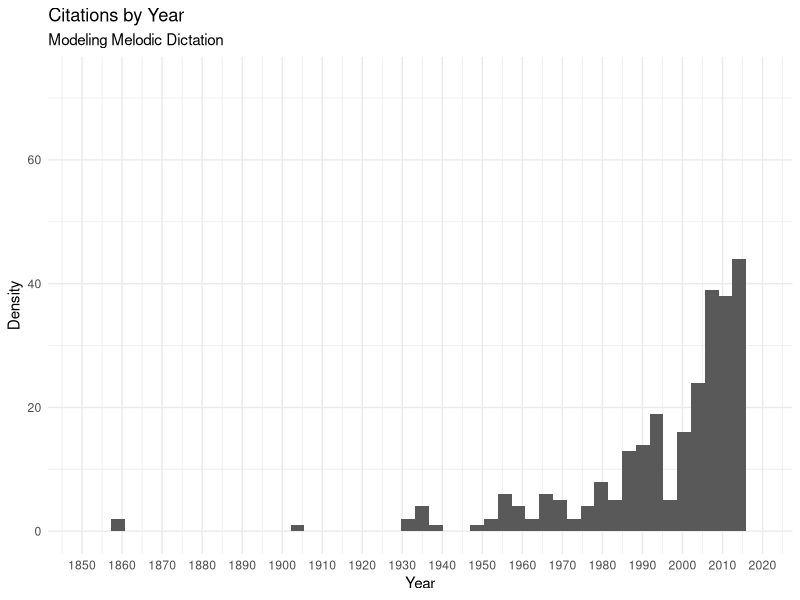

Source code (R):
#--------------------------------------------------
# Up to date?
#--------------------------------------------------
library(tidyverse)

years <- read.delim("meta_mmd/years.txt",header = FALSE)

years %>%
  ggplot(aes(x = V1)) +
  geom_histogram(bins = 50) +
  scale_x_continuous(breaks = c(seq(1850,2020,10)), limits = c(1850,2019)) + 
  labs(x = "Year", y = "Density", title = "Citations by Year" , subtitle = "Modeling Melodic Dictation") +
  theme_minimal()
